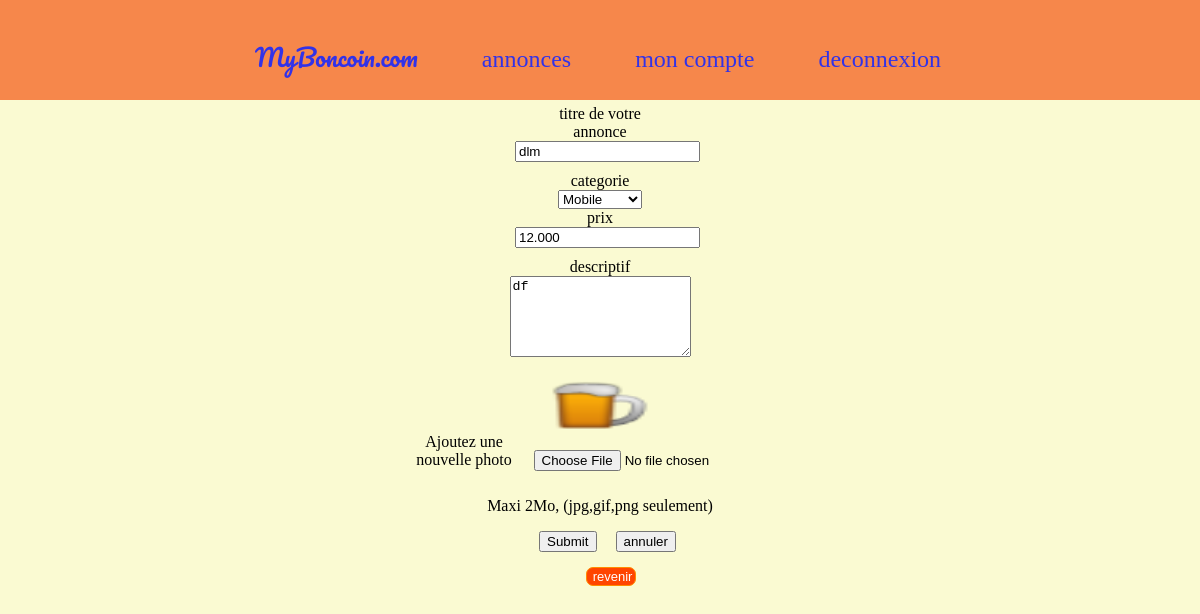
The app's page /modifier.php?id_annonce=11 (signed in) with its own data.
### tables this page shows
CREATE TABLE IF NOT EXISTS `annonce` (
  `id_annonce` int(11) NOT NULL AUTO_INCREMENT,
  `titre` varchar(128) NOT NULL,
  `description` text NOT NULL,
  `url_photo` varchar(1024) DEFAULT NULL,
  `date_publication` datetime NOT NULL,
  `prix` decimal(15,3) NOT NULL,
  `active` tinyint(1) DEFAULT NULL,
  `id_utilisateur` int(11) NOT NULL,
  `id_categorie` int(11) NOT NULL,
  `id_commune` int(11) DEFAULT NULL,
  PRIMARY KEY (`id_annonce`),
  KEY `FK_annonce_id_utilisateur` (`id_utilisateur`),
  KEY `FK_annonce_id_categorie` (`id_categorie`),
  KEY `FK_annonce_id_commune` (`id_commune`)
);

CREATE TABLE IF NOT EXISTS `categorie` (
  `id_categorie` int(11) NOT NULL AUTO_INCREMENT,
  `libelle_categorie` varchar(50) NOT NULL,
  PRIMARY KEY (`id_categorie`)
);

### modifier.php (the view, shortened to what this page needs)
<?php
require_once 'header.php';
require_once 'db_connect.php';
$id_annonce = null;
if(isset($_GET['id_annonce']) && ctype_digit($_GET['id_annonce'])){
    $id_annonce=$_GET['id_annonce'];
    }else{
    header('Location:dashboard.php?error=8');
    exit();
}
$request = "SELECT * FROM annonce WHERE id_annonce=$id_annonce";
$requete = mysqli_query($db,$request);
?>
    <html>
    <head>
    </head>
    <body>
<div class="container">
    <div class="row">
        <div class="col-md-8 col-md-offset-2 well">
            <div class="starter-template">
                    <?php
                    while($annonce2 = mysqli_fetch_assoc($requete)) : ?>
                        <form action="annonce_update.php"   method="POST"
                              enctype="multipart/form-data">
                        <div class="form-group">
                            <label for="titre">titre de votre annonce</label><br>
                            <input type="text" value="<?=$annonce2[
'titre'] ?>"
                                   id="titre"
                                   name="titre">
                        </div>
                        <div class="form-group">
                            <label for="titre">categorie</label><br>
                            <select class="form-control" name="categorie" >
                                <?php
                                $requi="SELECT * FROM categorie";
                                $requise=mysqli_query($db,$requi);
                                while ($requi2=mysqli_fetch_assoc($requise)):
                                ?>
                                <option value="<?=$requi2['id_categorie'] ?>"
                                        <?php if
                                        ($annonce2['id_categorie']==$requi2['id_categorie']): ?>
                                        selected
                                        <?php endif;?>
                                ><?=$requi2['libelle_categorie'] ?></option>
                                <?php endwhile;?>
                            </select>
                        </div>
                        <div class="form-group">
                            <label for="prix">prix</label><br>
                            <input type="text" class="form-control" id="prix"
                                   value="<?=$annonce2['prix'] ?>" name="prix">
                        </div>
                        <div class="form-group">
                            <label for="description">descriptif</label><br>
                            <textarea class="form-control"
                                      value=""
                                      name="description" rows ="5"><?=$annonce2['description'] ?></textarea>
                        </div>
                            <div id="img_annonce" style="display: block">
                                    <br>
                                <img width="100" height="50"
                                     src="uploads/<?=$annonce2['url_photo']
                                ?>"
                                     alt="image_annonce">
                            </div>
                            <div>
                                <label for="url_photo">Ajoutez une nouvelle
                                    photo</label>
                                <input type="file" name="photo" id="photo"
                                       value="toto">
                                <p class="help-block">Maxi 2Mo, (jpg,gif,png seulement)</p>
                            </div>
                        <input type="submit" class="btn btn-primary pull-right">
                            <input type="reset" value="annuler" onclick="function () {
                              header('Location:dashboard.php');
                            }">
                    </form>
                <?php endwhile ?>
                <button class="titi"
                        onclick="location.href='dashboard.php'" ;
                >revenir</button>
            </div>
        </div>
    </div>
</div>

### css/style.css (style rules this page uses)
body { font-family: "Arial Black"; background-color: lightgoldenrodyellow; }
.container { margin:auto; margin-top: 100px; text-align: center; }
form { padding:5px; }
label { display:inline-block; width:101px; }
input { margin-bottom:10px; margin-left: 15px; }
button { text-align: center; margin-left: 18.8%; width: 145px; background-color: darkorange; border-radius: 7px; border: 1px solid darkorange; color: white; font-size: 13px; }

### header.php (style rules this page uses)
.container { margin:auto; margin-top: 100px; text-align: center; }

### modifier.php (style rules this page uses)
.titi { text-align: center; margin-left: 1.8%; width: 50px; background-color: orangered; border-radius: 7px; border: 1px solid darkorange; color: white; }

### records on screen
annonce: titre "dlm", categorie "Mobile", prix "12.000", description "df", url_photo (picture)
